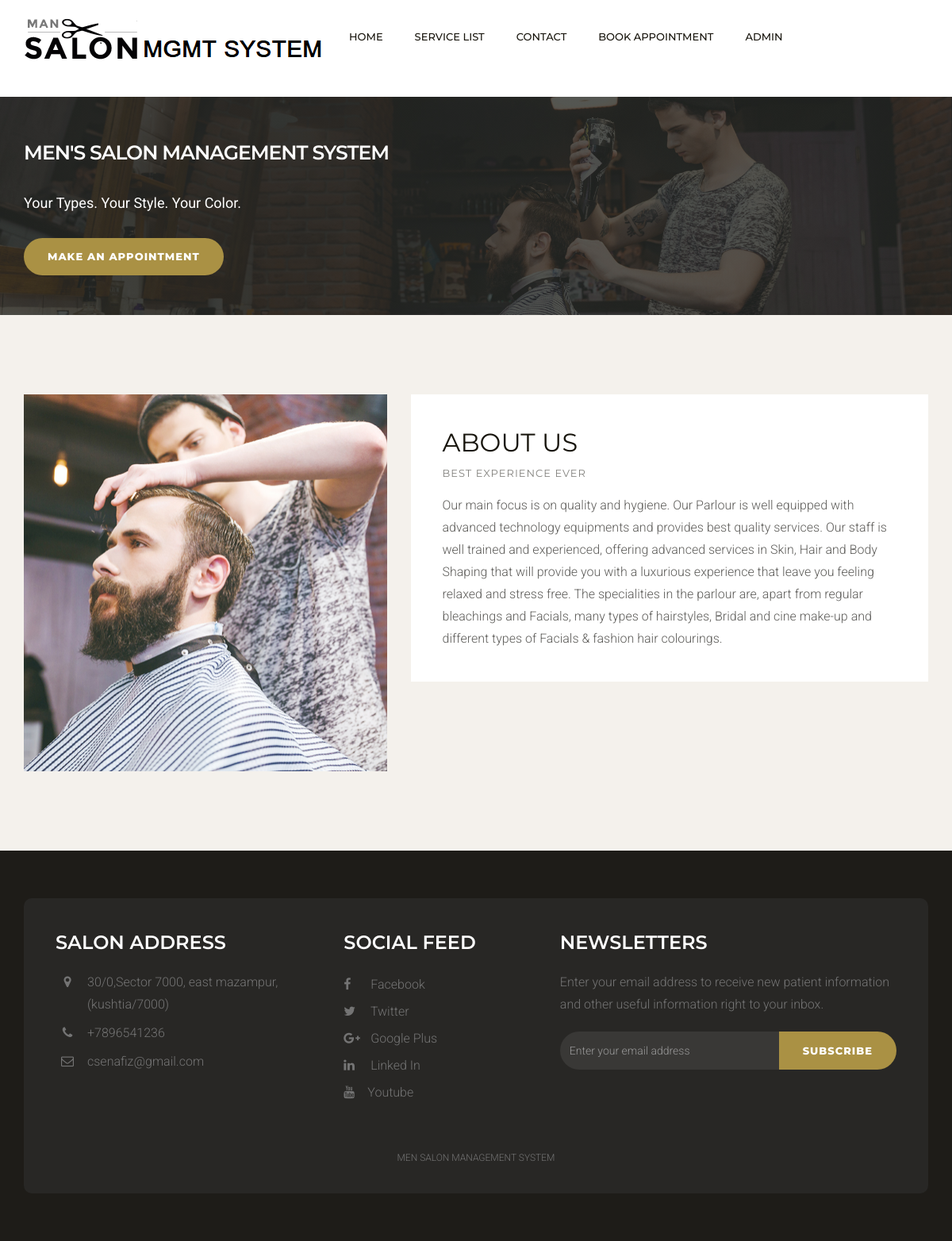
The app's page /msms/index.php with its own data.
### tables this page shows
CREATE TABLE `tblpage` (
  `ID` int(10) NOT NULL,
  `PageType` varchar(200) DEFAULT NULL,
  `PageTitle` mediumtext DEFAULT NULL,
  `PageDescription` mediumtext DEFAULT NULL,
  `Email` varchar(200) DEFAULT NULL,
  `MobileNumber` bigint(10) DEFAULT NULL,
  `UpdationDate` date DEFAULT NULL,
  `Timing` varchar(200) NOT NULL
);

### msms/index.php (the view, shortened to what this page needs)
<?php
include('includes/dbconnection.php');
?>
<!DOCTYPE html>
<html lang="en">
<head>
    <link href="css/bootstrap.min.css" rel="stylesheet">
    <link href="css/font-awesome.min.css" rel="stylesheet">
    <link href="css/style.css" rel="stylesheet">
</head>
<body>
    <?php include_once('includes/header.php');?>
    <div class="hero-section">
        <div class="container">
            <div class="row">
                <div class="col-lg-6 col-md-6 col-sm-6 col-xs-12">
                    <h1 class="hero-title">Men's salon Management System</h1>
                    <p class="hero-text"><strong>Your Types. Your Style. Your Color.</strong> </p>
                    <a href="appointment.php" class="btn btn-default">Make an Appointment</a> </div>
            </div>
        </div>
    </div>
    <div class="space-medium bg-default">
        <div class="container">
            <div class="row">
                <div class="col-lg-5 col-md-5 col-sm-12 col-xs-12"><img src="images/about-img.jpg" alt="" class="img-responsive"></div>
                <div class="col-lg-7 col-md-7 col-sm-12 col-xs-12">
                    <div class="well-block">
                        <?php
$ret=mysqli_query($con,"select * from tblpage where PageType='aboutus' ");
while ($row=mysqli_fetch_array($ret)) {
?>
                        <h1><?php  echo $row['PageTitle'];?></h1>
                        <h5 class="small-title ">best experience ever</h5>
                        <p><?php  echo $row['PageDescription'];?></p><?php } ?>
                         </div>
                </div>
            </div>
        </div>
    </div>
    <?php include_once('includes/footer.php');?>
</body>
</html>

### msms/includes/footer.php (shortened to what this page needs)
<?php
include('includes/dbconnection.php');
  ?>
<div class="footer">
        <div class="container">
            <div class="footer-block">
                <div class="row">
                    <div class="col-lg-4 col-md-4 col-sm-6 col-xs-12">
                        <div class="footer-widget">
                            <h2 class="widget-title">Salon Address</h2>
                            <ul class="listnone contact">
                                <?php
$ret=mysqli_query($con,"select * from tblpage where PageType='contactus' ");
while ($row=mysqli_fetch_array($ret)) {
?>
                                <li><i class="fa fa-map-marker"></i> <?php  echo $row['PageDescription'];?> </li>
                                <li><i class="fa fa-phone"></i> +<?php  echo $row['MobileNumber'];?></li>
                                <li><i class="fa fa-envelope-o"></i>  <?php  echo $row['Email'];?></li><?php } ?>
                            </ul>
                        </div>
                    </div>
                    <div class="col-lg-3 col-md-3 col-sm-6 col-xs-12">
                        <div class="footer-widget footer-social">
                            <h2 class="widget-title">Social Feed</h2>
                            <ul class="listnone">
                                <li>
                                    <a href="#"> <i class="fa fa-facebook"></i> Facebook </a>
                                </li>
                                <li><a href="#"><i class="fa fa-twitter"></i> Twitter</a></li>
                                <li><a href="#"><i class="fa fa-google-plus"></i> Google Plus</a></li>
                                <li><a href="#"><i class="fa fa-linkedin"></i> Linked In</a></li>
                                <li>
                                    <a href="#"> <i class="fa fa-youtube"></i>Youtube</a>
                                </li>
                            </ul>
                        </div>
                    </div>
                    <div class="col-lg-5 col-md-5 col-sm-12 col-xs-12">
                        <div class="footer-widget widget-newsletter">
                            <h2 class="widget-title">Newsletters</h2>
                            <p>Enter your email address to receive new patient information and other useful information right to your inbox.</p>
                            <form method="post">
                            <div class="input-group">
                                <input type="text" class="form-control" placeholder="Enter your email address" name="email">
                                <span class="input-group-btn">
                            <button class="btn btn-default" type="submit" value="submit" name="sub">Subscribe</button>
                            </span>
                            </div></form>
                        </div>
                    </div>
                </div>
                <div class="tiny-footer">
                    <div class="row">
                        <div class="col-lg-12 col-md-12 col-sm-12 col-xs-12">
                            <div class="copyright-content">
                                <p> Men Salon Management System </p>
                            </div>
                        </div>
                    </div>
                </div>
            </div>
        </div>
    </div>

### msms/css/style.css (style rules this page uses)
body { font-size: 16px; background-color: #fff; color: #5d5c59; font-family: 'Roboto', sans-serif; line-height: 28px; font-weight: 300; }
h1, h2, h3, h4, h5, h6 { margin: 0; padding: 0; margin-bottom: 10px; color: #18150d; font-weight: 400; font-family: 'Montserrat', sans-serif; text-transform: uppercase; -webkit-font-smoothing: antialiased; text-rendering: optimizeLegibility; }
h1 { font-size: 32px; line-height: 42px; }
h2 { font-size: 24px; line-height: 32px; }
h5 { font-size: 14px; }
p { margin: 0 0 20px; }
p:last-child { margin-bottom: 0px; }
ul, ol { margin: 0; }
a { color: #aa9144; text-decoration: none; -webkit-transition: all 0.3s; -moz-transition: all 0.3s; transition: all 0.3s; }
b, strong { font-weight: 400; }
.listnone { list-style: none; padding: 0px; }
.form-control { width: 100%; height: 50px; padding: 6px 12px; font-size: 16px; line-height: 1.42857143; color: #333; background-color: #fff; border: 1px solid #dcd9d3; background-image: none; border-radius: 10px; -webkit-box-shadow: inset 0 0px 0px rgba(255, 255, 255, .075); box-shadow: inset 3px 3px 3px rgba(255, 255, 255, .075); margin-bottom: 15px; }
.btn { display: inline-block; padding: 14px 30px; margin-bottom: 0; font-size: 13px; font-weight: 800; letter-spacing: 1px; line-height: 1.42857143; text-align: center; border: none; text-transform: uppercase; border-radius: 100px;font-family: 'Montserrat', sans-serif; -webkit-font-smoothing: antialiased; text-rendering: optimizeLegibility; }
.btn-default { color: #fff; background-color: #aa9144; }
.space-medium { padding-top: 100px; padding-bottom: 100px; }
.bg-default { background-color: #f4f1ec; }
.small-title { color: #84837f; font-size: 13px; letter-spacing: 1px; margin-bottom: 20px; }
.well-block { background-color: #fff;padding: 40px; }
.hero-section { padding-top: 135px; padding-bottom: 135px; background: linear-gradient(rgba(36, 39, 38, 0.5), rgba(36, 39, 38, 0.5)), rgba(36, 39, 38, 0.5) url(../images/hero-img.jpg) no-repeat center; background-size: cover; }
.hero-title { font-size: 46px; color: #fff; line-height: 58px; font-weight: 600; margin-bottom: 30px; letter-spacing: -1px; }
.hero-text { font-size: 18px; color: #fff; margin-bottom: 30px; }
.footer { background-color: #1e1c18; padding-top: 60px; padding-bottom: 60px; }
.footer-block { background-color: #282725;padding: 40px 40px 10px 40px; border-radius: 10px; }
.footer-widget p { color: #747474; }
.footer-widget .widget-title { color: #fff; font-weight: 600; padding-bottom: 20px; margin-bottom: 30px; }
.footer-widget li a { color: #747474; line-height: 34px; }
.footer-social ul li a i { padding-right: 10px; width: 30px; }
.footer .contact li { position: relative; padding-left: 40px; display: block; ' margin-bottom: 8px; padding: 0 0 8px 40px; color: #747474; }
.footer .contact li i { display: block; position: absolute; top: 5px; left: 0; width: 30px; font-size: 16px; text-align: center; }
.widget-newsletter .form-control { height: 48px; color: #eee; background-color: #393836; border: none; box-shadow: none; font-size: 14px; border-radius: 30px 0px 0px 30px; }
.widget-newsletter button { height: 48px; }
.tiny-footer { padding-top: 19px; padding-bottom: 9px; font-size: 12px; color: #56575e; text-align: left; text-transform: uppercase; text-align: center; }
.copyright-content { padding: 12px; color: #747474; }
.widget-title { margin-bottom: 20px; }
@media only screen and (max-width : 1200px) { .hero-title { font-size: 25px; line-height: 40px; } }
@media only screen and (max-width : 1200px) { .hero-section { padding-top: 50px; padding-bottom: 50px; } }
@media only screen and (max-width : 1200px) { .footer-widget { margin-bottom: 20px; } }
@media only screen and (max-width : 1200px) { .footer-widget .widget-title { margin-bottom: 0px; } }

### records on screen
tblpage: PageTitle "ABOUT US", PageDescription "Our main focus is on quality and hygiene. Our Parlour is well equipped with advanced technology equipments and provides best quality services. Our staff is well trained and experienced, offering advanced services in Skin, Hair and Body Shaping that will provide you with a luxurious experience that leave you feeling relaxed and stress free. The specialities in the parlour are, apart from regular bleachings and Facials, many types of hairstyles, Bridal and cine make-up and different types of Facials & fashion hair colourings."
tblpage: PageDescription "30/0,Sector 7000, east mazampur, (kushtia/7000)", MobileNumber "7896541236", Email "csenafiz@gmail.com"
